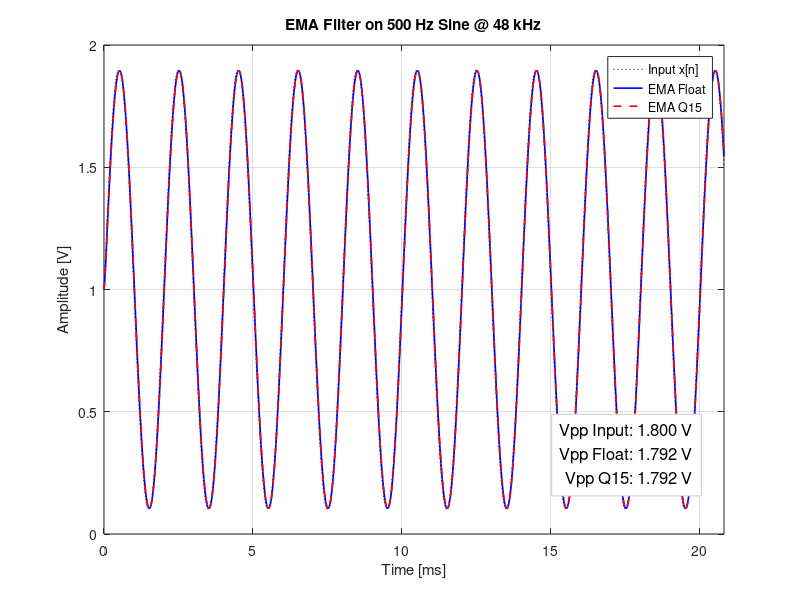
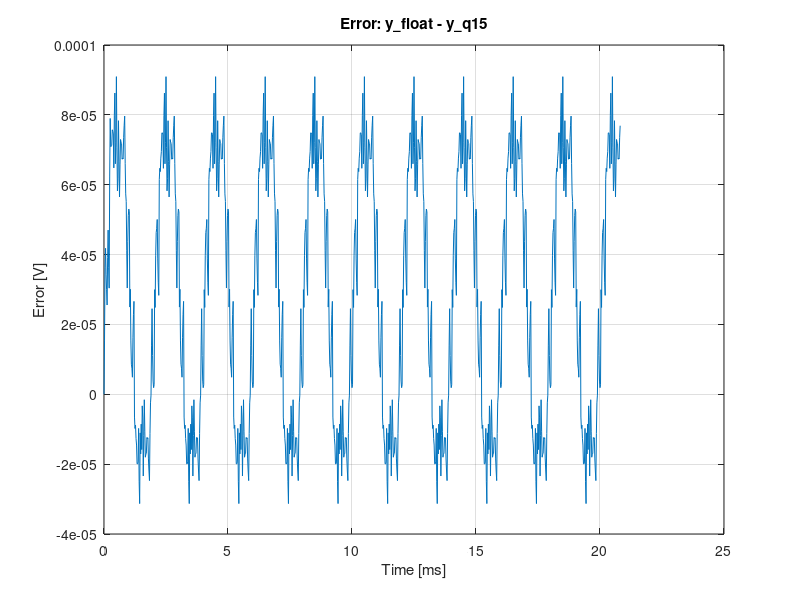

The MATLAB source for these figures, in order:
clear all;
close all;
clc;

% --- Parameters ---
fs = 48000;                  % Sampling rate [Hz]
f_sig = 500;                 % Signal frequency [Hz]
N = round(1000 * 500 / f_sig); % Number of samples (adjusted to constant time span)
alpha_f = 0.5;              % EMA smoothing factor (float)

% --- Time axis and input signal (float, not Q15) ---
t = (0:N-1) / fs;
x = 0.9 * sin(2 * pi * f_sig * t) + 1.0;  % Sine wave with amplitude ±0.9 V and 1 V offset

% --- FLOATING-POINT EMA ---
y_float = zeros(1, N);
y_float(1) = 1;
for n = 2:N
    y_float(n) = alpha_f * x(n) + (1 - alpha_f) * y_float(n - 1);
end

% --- Q15 FIXED-POINT EMA ---
alpha_q15 = int16(round(alpha_f * 32768));     % alpha in Q15 format
x_q15 = int16(round((x - 1.0) / 0.9 * 32768));        % Scale float input to Q15 range [-1, 1]

y_q15 = zeros(1, N, 'int16');
y_q15(1) = int16(0);
for n = 2:N
    mult1 = int32(alpha_q15) * int32(x_q15(n));
    mult2 = int32(32767 - alpha_q15) * int32(y_q15(n - 1));
    tmp = bitshift(mult1 + mult2, -15);
    tmp = min(max(tmp, -32768), 32767);
    y_q15(n) = int16(tmp);
end

% --- Convert Q15 output back to float for plotting ---
y_q15_float = double(y_q15) / 32768 * 0.9 + 1.0;  % Scale back 

% --- Plot: input and both filtered outputs ---
figure;
plot(t * 1e3, x, 'k:', 'DisplayName', 'Input x[n]');
hold on;
plot(t * 1e3, y_float, 'b-', 'LineWidth', 1.2, 'DisplayName', 'EMA Float');
plot(t * 1e3, y_q15_float, 'r--', 'LineWidth', 1.2, 'DisplayName', 'EMA Q15');
xlim([0 max(t*1e3)]);
legend;
xlabel('Time [ms]');
ylabel('Amplitude [V]');
title(['EMA Filter on ' num2str(f_sig) ' Hz Sine @ ' num2str(fs/1000) ' kHz']);
grid on;

% --- Calculate peak-to-peak values ---
vpp_x = max(x) - min(x);
vpp_float = max(y_float) - min(y_float);
vpp_q15 = max(y_q15_float) - min(y_q15_float);

% --- Prepare text content ---
str = sprintf('Vpp Input: %.3f V\nVpp Float: %.3f V\nVpp Q15: %.3f V', ...
              vpp_x, vpp_float, vpp_q15);

% --- Position in bottom right corner ---
xpos = t(end)*1e3 * 0.95;  % 95% of time range
ymin = min([x, y_float, y_q15_float]);
ymax = max([x, y_float, y_q15_float]);
ypos = ymin + 0.05 * (ymax - ymin);  % 5% above the bottom

% --- Display text in the plot ---
text(xpos, ypos, str, ...
    'FontSize', 12, ...
    'HorizontalAlignment', 'right', ...
    'VerticalAlignment', 'bottom', ...
    'BackgroundColor', 'w', ...
    'EdgeColor', [0.8 0.8 0.8], ...
    'Margin', 6);

% --- Plot error between float and Q15 output ---
e = y_float - y_q15_float;
figure;
plot(t * 1e3, e);
title('Error: y\_float - y\_q15');
xlabel('Time [ms]');
ylabel('Error [V]');
grid on;

